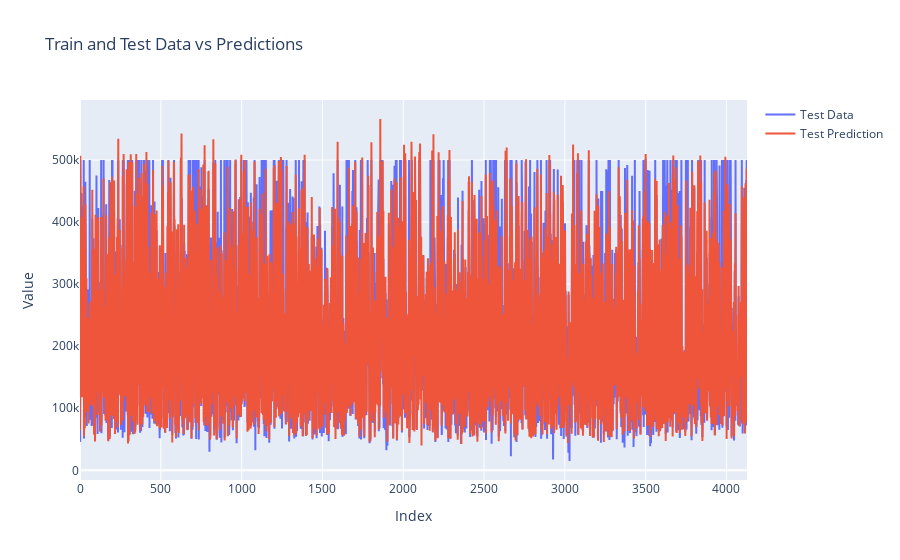
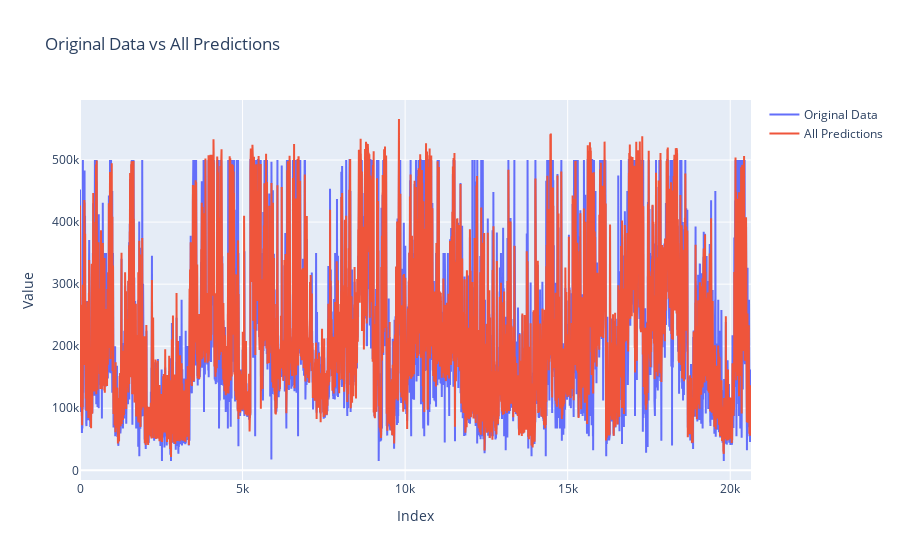

Write notebook code for charts like these, in order.
### Markdown cell above
# plot

### Code cell
# Fazendo previsões
y_train_pred = best_model_grid.predict(X_train)
y_test_pred = best_model_grid.predict(X_test)
y_all_pred = np.concatenate([y_train_pred, y_test_pred])

# Criando o gráfico para os dados de treino e teste
fig1 = go.Figure()

fig1.add_trace(go.Scatter(y=y_test, mode='lines', name='Test Data'))
fig1.add_trace(go.Scatter(y=best_model_grid.predict(X_test), mode='lines', name='Test Prediction'))

fig1.update_layout(title='Train and Test Data vs Predictions', xaxis_title='Index', yaxis_title='Value')

fig1.show()

# Criando o gráfico para os dados originais e previsões
fig2 = go.Figure()

fig2.add_trace(go.Scatter(y=y, mode='lines', name='Original Data'))
fig2.add_trace(go.Scatter(y=best_model_grid.predict(X), mode='lines', name='All Predictions'))

fig2.update_layout(title='Original Data vs All Predictions', xaxis_title='Index', yaxis_title='Value')

fig2.show()

### Figure 1 — Plotly figure (JSON) as saved in the notebook; plotly's stock layout.template omitted (floating-point values rounded to 4 significant figures; data arrays with more than 128 entries replaced by an {"elided": "..."} marker saying what was removed)
{"data": [{"mode": "lines", "name": "Test Data", "type": "scatter", "y": {"elided": "4128 int values"}}, {"mode": "lines", "name": "Test Prediction", "type": "scatter", "y": {"elided": "4128 float values"}}], "layout": {"title": {"text": "Train and Test Data vs Predictions"}, "xaxis": {"title": {"text": "Index"}}, "yaxis": {"title": {"text": "Value"}}}}

### Figure 2 — Plotly figure (JSON) as saved in the notebook; plotly's stock layout.template omitted (floating-point values rounded to 4 significant figures; data arrays with more than 128 entries replaced by an {"elided": "..."} marker saying what was removed)
{"data": [{"mode": "lines", "name": "Original Data", "type": "scatter", "y": {"elided": "20640 int values"}}, {"mode": "lines", "name": "All Predictions", "type": "scatter", "y": {"elided": "20640 float values"}}], "layout": {"title": {"text": "Original Data vs All Predictions"}, "xaxis": {"title": {"text": "Index"}}, "yaxis": {"title": {"text": "Value"}}}}
